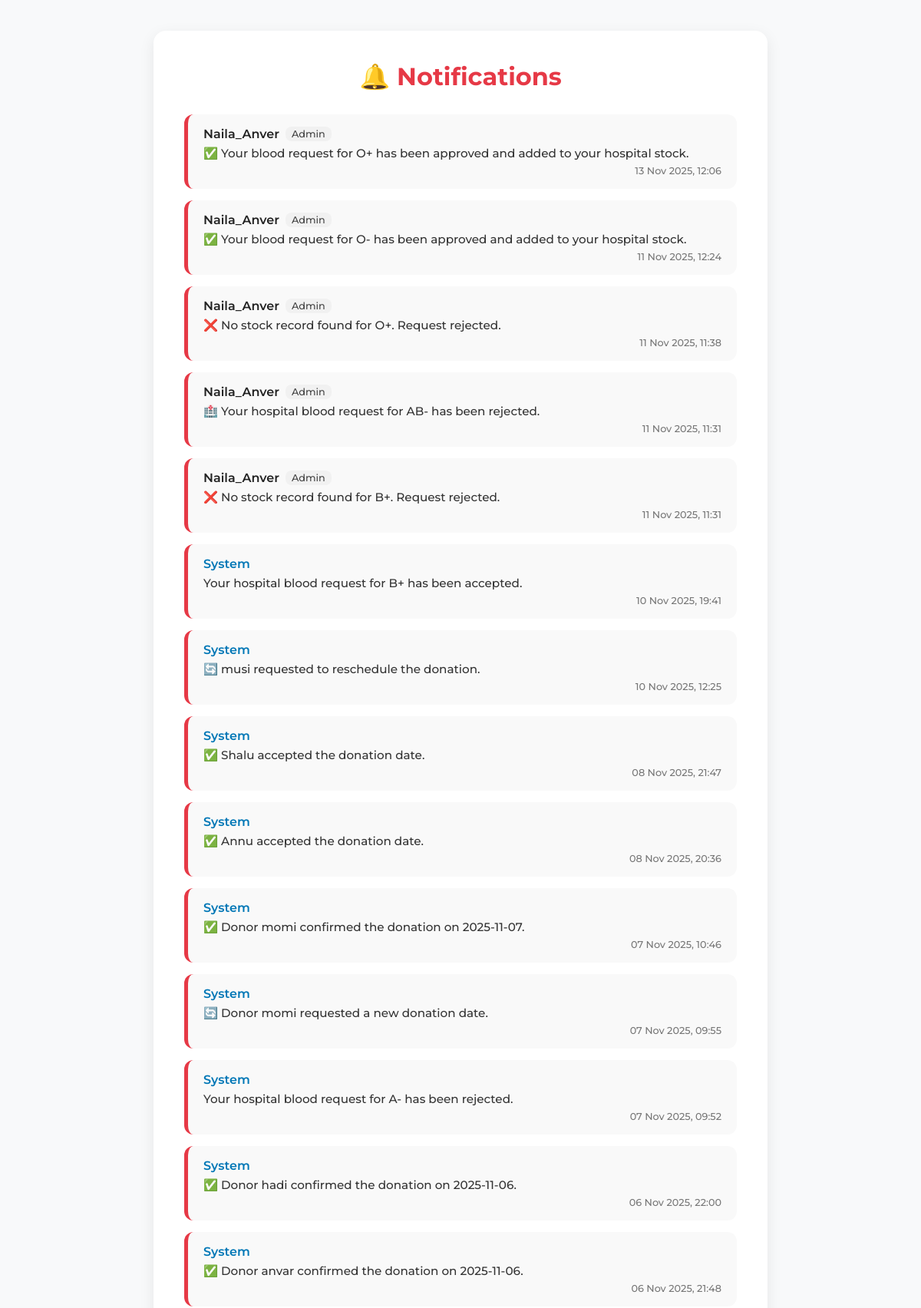
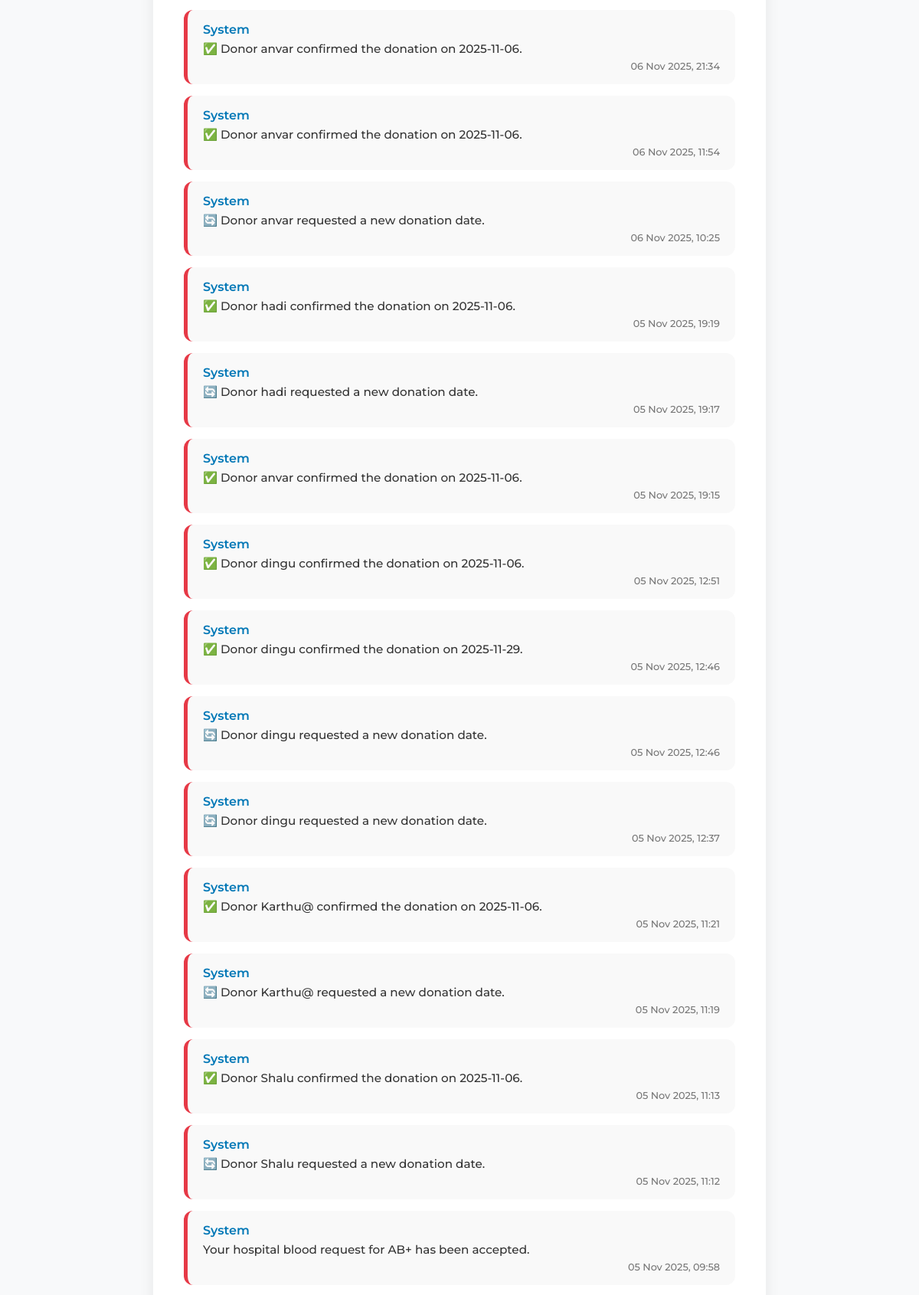
Page /notification_admin/ (signed in, upper part) on the committed database (2 pictures, top to bottom).
### blood_bank_app/models.py (models this page shows, shortened)
class Notification(models.Model):
    sender = models.ForeignKey(
        User, on_delete=models.CASCADE, related_name='sent_notifications', null=True, blank=True
    )
    user = models.ForeignKey(
        User, on_delete=models.CASCADE, related_name='notifications'  # receiver (hospital)
    )
    message = models.TextField()
    is_read = models.BooleanField(default=False)
    created_at = models.DateTimeField(auto_now_add=True)
    appointment = models.ForeignKey(
        'Appointment',
        on_delete=models.CASCADE,
        null=True, blank=True,
        related_name='notifications'
    )

class Profile(models.Model):
    user = models.OneToOneField(User, on_delete=models.CASCADE)
    full_name = models.CharField(max_length=100, blank=True, null=True)
    ROLE_CHOICES = (
        ('donor', 'Donor'),
        ('patient', 'Patient'),
        ('hospital','Hospital'),
    )
    role = models.CharField(max_length=10, choices=ROLE_CHOICES, default='donor')

### blood_bank_app/views.py (the view)
# urls.py: path('notification_admin/', views.notification_admin, name='notification_admin'),
@login_required
def notification_admin(request):
    admin_user = request.user
    notifications = Notification.objects.filter(user=admin_user).order_by('-created_at')
    notifications.filter(is_read=False).update(is_read=True)
    unread_count = 0  # Since we just marked them all read
    return render(
        request,
        'partials/notification_admin.html',
        {
            'notifications': notifications,
            'unread_count': unread_count,
        },
    )

### blood_bank_app/templates/partials/notification_admin.html (shortened to what this page needs)
{% extends 'master.html' %}
{% load static %}
{% block content %}
<div class="notifications-container">
  <h2 class="page-title">🔔 Notifications</h2>
  {% if notifications %}
    <ul class="notification-list">
      {% for notif in notifications %}
      <li class="notification-item {% if not notif.is_read %}unread{% endif %}">
        <div class="notif-header">
          {% if notif.sender %}
            <span class="notif-sender">{{ notif.sender.username }}</span>
            <span class="notif-role">{{ notif.sender.profile.role|capfirst }}</span>
          {% else %}
            <span class="notif-sender system">System</span>
          {% endif %}
        </div>
        <div class="notif-message">{{ notif.message }}</div>
        <div class="notif-time">{{ notif.created_at|date:"d M Y, H:i" }}</div>
      </li>
      {% endfor %}
    </ul>
  {% else %}
    <div class="no-notifications">
      <img src="{% static 'images/empty_notifications.svg' %}" alt="No Notifications" class="empty-icon">
      <p>No notifications yet.</p>
    </div>
  {% endif %}
</div>
{% endblock %}

### blood_bank_app/static/css/index.css (style rules this page uses)
body { margin: 0; font-family: Arial, sans-serif; background-color: #fff5f5; color: #333; }
html { scroll-behavior: smooth; }

### blood_bank_app/static/css/admin_dashboard.css (style rules this page uses)
:root { --primary: #e63946; --primary-dark: #b91c1c; --background: #f8f9fa; --surface: #ffffff; --text-dark: #1f2937; --text-light: #6b7280; --border: #e5e7eb; --shadow: rgba(0, 0, 0, 0.08); }
* { margin: 0; padding: 0; box-sizing: border-box; font-family: "Montserrat"; font-weight: 500; }
body { background-color: var(--background); color: var(--text-dark); overflow-x: hidden; }

### blood_bank_app/templates/partials/notification_admin.html (style rules this page uses)
.notifications-container { max-width: 800px; margin: 40px auto; background: #ffffff; border-radius: 16px; box-shadow: 0 6px 20px rgba(0, 0, 0, 0.08); padding: 40px; }
.page-title { text-align: center; color: #e63946; font-size: 2rem; font-weight: 700; margin-bottom: 30px; }
.notification-list { list-style: none; padding: 0; margin: 0; }
.notification-item { background: #f9f9f9; border-radius: 12px; padding: 16px 20px; margin-bottom: 15px; transition: all 0.25s ease; border-left: 5px solid #e63946; }
.notif-header { display: flex; align-items: center; gap: 8px; margin-bottom: 6px; }
.notif-sender { font-weight: 600; color: #222; }
.notif-sender.system { color: #0077b6; }
.notif-role { background-color: #f1f1f1; color: #444; font-size: 0.8rem; padding: 2px 8px; border-radius: 8px; }
.notif-message { color: #333; font-size: 0.95rem; margin-bottom: 6px; }
.notif-time { font-size: 0.8rem; color: #777; text-align: right; }

### rows in the picture
Notification: sender.username "Naila_Anver", sender.profile.role "Admin", message "✅ Your blood request for O+ has been approved and added to your hospital stock.", created_at "13 Nov 2025, 12:06"
Notification: sender.username "Naila_Anver", sender.profile.role "Admin", message "✅ Your blood request for O- has been approved and added to your hospital stock.", created_at "11 Nov 2025, 12:24"
Notification: sender.username "Naila_Anver", sender.profile.role "Admin", message "❌ No stock record found for O+. Request rejected.", created_at "11 Nov 2025, 11:38"
Notification: sender.username "Naila_Anver", sender.profile.role "Admin", message "🏥 Your hospital blood request for AB- has been rejected.", created_at "11 Nov 2025, 11:31"
Notification: sender.username "Naila_Anver", sender.profile.role "Admin", message "❌ No stock record found for B+. Request rejected.", created_at "11 Nov 2025, 11:31"
Notification: shows "System", message "Your hospital blood request for B+ has been accepted.", created_at "10 Nov 2025, 19:41"
Notification: shows "System", message "🔄 musi requested to reschedule the donation.", created_at "10 Nov 2025, 12:25"
Notification: shows "System", message "✅ Shalu accepted the donation date.", created_at "08 Nov 2025, 21:47"
Notification: shows "System", message "✅ Annu accepted the donation date.", created_at "08 Nov 2025, 20:36"
Notification: shows "System", message "✅ Donor momi confirmed the donation on 2025-11-07.", created_at "07 Nov 2025, 10:46"
Notification: shows "System", message "🔄 Donor momi requested a new donation date.", created_at "07 Nov 2025, 09:55"
Notification: shows "System", message "Your hospital blood request for A- has been rejected.", created_at "07 Nov 2025, 09:52"
Notification: shows "System", message "✅ Donor hadi confirmed the donation on 2025-11-06.", created_at "06 Nov 2025, 22:00"
Notification: shows "System", message "✅ Donor anvar confirmed the donation on 2025-11-06.", created_at "06 Nov 2025, 21:48"
Notification: shows "System", message "✅ Donor anvar confirmed the donation on 2025-11-06.", created_at "06 Nov 2025, 21:34"
Notification: shows "System", message "✅ Donor anvar confirmed the donation on 2025-11-06.", created_at "06 Nov 2025, 11:54"
Notification: shows "System", message "🔄 Donor anvar requested a new donation date.", created_at "06 Nov 2025, 10:25"
Notification: shows "System", message "✅ Donor hadi confirmed the donation on 2025-11-06.", created_at "05 Nov 2025, 19:19"
Notification: shows "System", message "🔄 Donor hadi requested a new donation date.", created_at "05 Nov 2025, 19:17"
Notification: shows "System", message "✅ Donor anvar confirmed the donation on 2025-11-06.", created_at "05 Nov 2025, 19:15"
Notification: shows "System", message "✅ Donor dingu confirmed the donation on 2025-11-06.", created_at "05 Nov 2025, 12:51"
Notification: shows "System", message "✅ Donor dingu confirmed the donation on 2025-11-29.", created_at "05 Nov 2025, 12:46"
Notification: shows "System", message "🔄 Donor dingu requested a new donation date.", created_at "05 Nov 2025, 12:46"
Notification: shows "System", message "🔄 Donor dingu requested a new donation date.", created_at "05 Nov 2025, 12:37"
Notification: shows "System", message "✅ Donor Karthu@ confirmed the donation on 2025-11-06.", created_at "05 Nov 2025, 11:21"
Notification: shows "System", message "🔄 Donor Karthu@ requested a new donation date.", created_at "05 Nov 2025, 11:19"
Notification: shows "System", message "✅ Donor Shalu confirmed the donation on 2025-11-06.", created_at "05 Nov 2025, 11:13"
Notification: shows "System", message "🔄 Donor Shalu requested a new donation date.", created_at "05 Nov 2025, 11:12"
Notification: shows "System", message "Your hospital blood request for AB+ has been accepted.", created_at "05 Nov 2025, 09:58"
